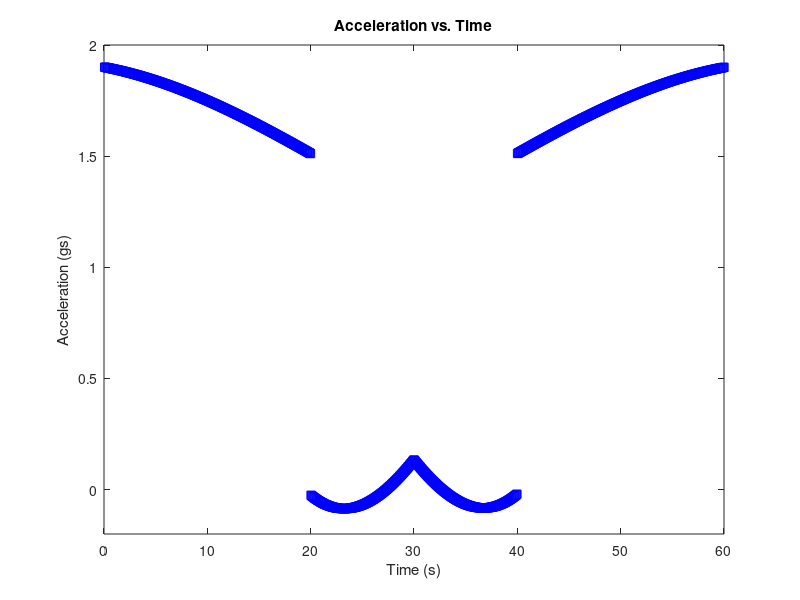

The MATLAB script that drew this image:
%% AE 352 HW 1
%  HW 1 Part B
close all; 
clear all;
% Convert KM to m/s
KM_TO_MPS = 1/3.6;
% Enter Speed plateaus
V0 = 810 * KM_TO_MPS;
V1 = 650 * KM_TO_MPS;
V2 = 390 * KM_TO_MPS;
% Find accelerations
dv0 = (V1-V0)/20;
dv1 = (V2-V1)/10;
% Angle Mark
a1 = pi/4;
% Angular Velocities
da0 = a1/20;
da1 = a1/10;
% Discretize Time
dt = 60/1000;
% Book keeping for velocity, gravity, time, and angles
v(1) = V0;
g(1) = 9.81;
t(1) = 0;
OMEGA = da0;
angle(1) = 0;

for i = 1:1000
    % increment time
    t(i+1) = t(i)+dt;
    % update velocity
    if(i*dt <= 20)
        v(i+1) = v(i) + dt*dv0;
    elseif(i*dt > 20 && i*dt <=30)
        v(i+1) = v(i) + dt*dv1;
    elseif(i*dt > 30 && i*dt <=40)
        v(i+1) = v(i) - dt*dv1;
    elseif(i*dt > 40 && i*dt <=60)
        v(i+1) = v(i) - dt*dv0;
    end
    % update angle
    if(i*dt <= 20)
        angle(i+1) = angle(i) + OMEGA*dt;
    elseif(i*dt > 20 && i*dt <=30)
        angle(i+1) = angle(i) - da1*dt;
    elseif(i*dt > 30 && i*dt <=40)
        angle(i+1) = angle(i) - da1*dt;
    elseif(i*dt > 40 && i*dt <=60)
        angle(i+1) = angle(i) + OMEGA*dt;
    end
    % update gravity
    if(i*dt <= 20)
        g(i+1) = (g(1) + v(i+1)*da0 *cos(angle(i+1)))/9.81;
    elseif(i*dt > 20 && i*dt <=30)
         g(i+1) = (g(1) - abs(v(i+1)*da1*cos(angle(i+1))))/9.81;  
    elseif(i*dt > 30 && i*dt <=40)
        g(i+1) = (g(1) - abs(v(i+1)*da1*cos(angle(i+1))))/9.81;
    elseif(i*dt > 40 && i*dt <=60)
        g(i+1) = (g(1) + v(i+1)*da0 *cos(angle(i+1)))/9.81;
    end
end
figure (1)
plot(t, g, 'bs');
title('Acceleration vs. Time');
ylabel('Acceleration (gs)');
xlabel('Time (s)');
ylim([-0.2, 2]);
xlim([0, 60]);